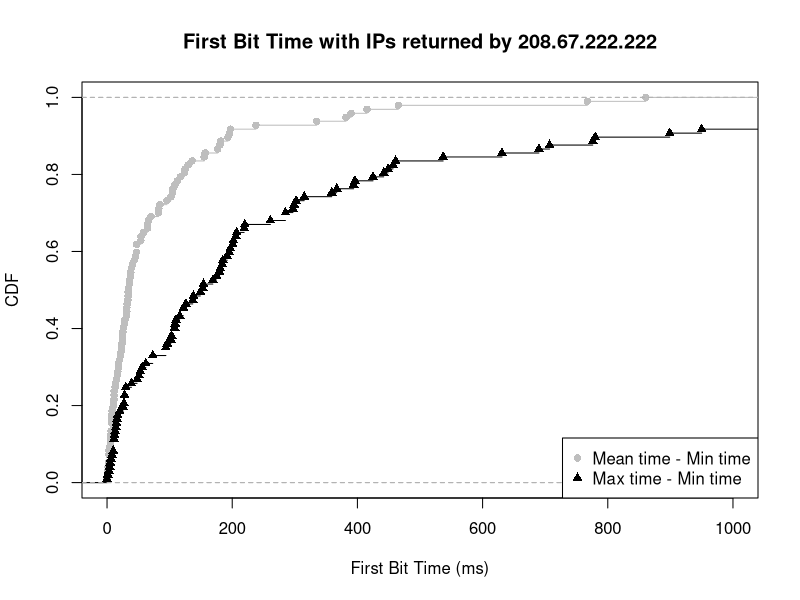

R code for this plot:
mean_min <- c(20.285714, 124.833333, 45.833333, 105.277778, 66.250000, 18.071429, 7.000000, 18.666667, 12.916667, 13.750000, 47.166667, 129.583333, 39.000000, 24.289474, 64.361111, 1.666667, 35.500000, 767.250000, 1.500000, 43.416667, 11.333333, 33.571429, 27.666667, 31.566667, 108.500000, 28.500000, 17.222222, 46.833333, 7.000000, 10.400000, 54.000000, 31.000000, 95.750000, 82.666667, 237.833333, 36.333333, 193.166667, 24.323529, 23.166667, 24.000000, 6.083333, 84.500000, 102.083333, 40.666667, 117.166667, 70.277778, 6.333333, 47.166667, 0.500000, 381.750000, 0.000000, 6.000000, 335.000000, 82.444444, 155.150000, 415.250000, 104.500000, 465.375000, 34.371795, 8.000000, 33.583333, 54.250000, 33.338710, 25.333333, 3.000000, 16.350000, 37.625000, 15.166667, 176.673077, 32.180556, 22.500000, 860.750000, 4.333333, 180.209877, 37.957143, 197.000000, 123.333333, 21.375000, 156.750000, 181.700000, 135.805556, 5.833333, 65.000000, 11.250000, 7.833333, 2.000000, 11.166667, 7.166667, 3.166667, 112.500000, 3.000000, 390.000000, 58.666667, 31.562500, 9.500000, 26.142857, 195.833333)

max_min <- c(102.00, 461.00, 181.00, 457.00, 261.00, 192.00, 11.00, 94.00, 26.00, 30.00, 122.00, 299.00, 122.00, 185.00, 302.00, 3.00, 184.00, 1491.00, 5.00, 138.00, 39.00, 285.00, 110.00, 206.00, 442.00, 51.00, 94.00, 169.00, 15.00, 20.00, 108.00, 62.00, 175.00, 220.00, 950.00, 73.00, 707.00, 137.00, 180.00, 48.00, 11.00, 219.00, 449.00, 207.00, 396.00, 537.00, 11.00, 96.00, 1.00, 3290.00, 0.00, 14.00, 5629.00, 201.00, 425.00, 2156.00, 285.00, 899.00, 195.00, 16.00, 154.00, 73.00, 103.00, 153.00, 6.00, 126.00, 149.00, 56.00, 8358.00, 776.00, 116.00, 9934.00, 8.00, 1311.00, 359.00, 394.00, 297.00, 53.00, 367.00, 690.00, 631.00, 12.00, 108.00, 30.00, 17.00, 4.00, 28.00, 28.00, 13.00, 315.00, 10.00, 780.00, 202.00, 197.00, 27.00, 109.00, 1133.00)

mean_min_val = ecdf(mean_min)
max_min_val = ecdf(max_min)

plot(mean_min_val, lty=1, col="grey", pch =16, xlab="First Bit Time (ms)", ylab="CDF", main="First Bit Time with IPs returned by 208.67.222.222", xlim=c(0, 1000))
lines(max_min_val, pch = 17)

legend("bottomright",  pch = c(16, 17), legend=c("Mean time - Min time", "Max time - Min time"), col=c("grey", "black"))

